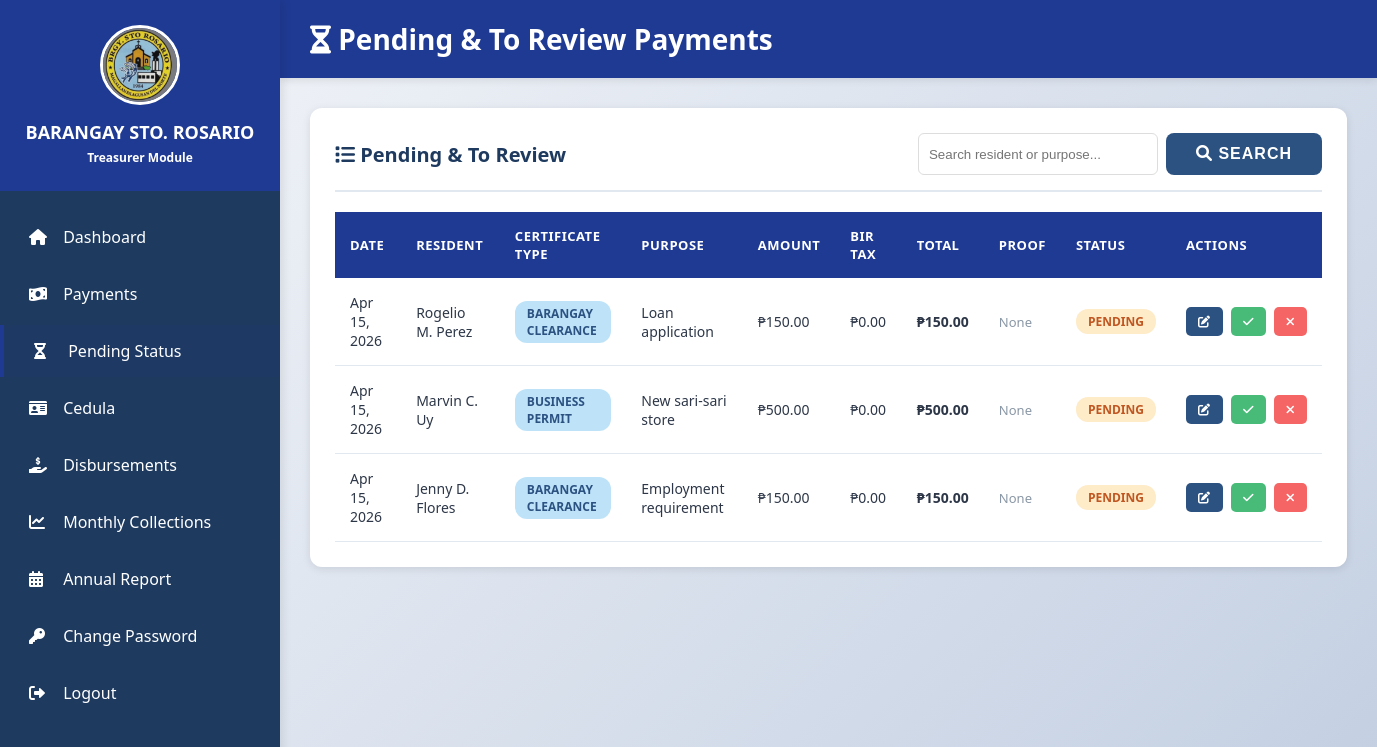
/treasurer/pending_payments/list.php (signed in), run on the app's committed database.
### tables this page shows
CREATE TABLE IF NOT EXISTS payment_status (
    id INT AUTO_INCREMENT PRIMARY KEY,
    resident_id INT DEFAULT NULL,
    certificate_type VARCHAR(100) NOT NULL,
    purpose VARCHAR(255) NOT NULL,
    resident_fname VARCHAR(150) NOT NULL,
    payment_status VARCHAR(20) NOT NULL DEFAULT 'pending',
    rejection_remarks TEXT DEFAULT NULL,
    rejected_at DATETIME DEFAULT NULL,
    amount DECIMAL(10, 2) NOT NULL,
    bir_tax DECIMAL(10, 2) DEFAULT 0,
    proof_path VARCHAR(255) DEFAULT NULL,
    proof_uploaded_at DATETIME DEFAULT NULL,
    created_at TIMESTAMP DEFAULT CURRENT_TIMESTAMP
);

### treasurer/pending_payments/list.php (the view, shortened to what this page needs)
<?php
include "../../config/database.php";
$searchQuery = isset($_GET['search']) ? trim($_GET['search']) : "";
if ($searchQuery !== "") {
    $searchParam = "%{$searchQuery}%";
    $stmt = $conn->prepare("
        SELECT * FROM payment_status
        WHERE payment_status IN ('pending', 'to_review')
            AND (
                resident_fname LIKE ?
                OR certificate_type LIKE ?
                OR purpose LIKE ?
            )
        ORDER BY created_at DESC, id DESC
    ");
    $stmt->bind_param("sss", $searchParam, $searchParam, $searchParam);
    $stmt->execute();
    $result = $stmt->get_result();
} else {
    $result = $conn->query("
        SELECT * FROM payment_status
        WHERE payment_status IN ('pending', 'to_review')
        ORDER BY created_at DESC, id DESC
    ");
}
?>
<!DOCTYPE html>
<html lang="en">
<head>
    <link rel="stylesheet" href="../../assets/css/style.css">
    <link rel="stylesheet" href="https://cdnjs.cloudflare.com/ajax/libs/font-awesome/6.0.0/css/all.min.css">
</head>
<body>
    <div class="dashboard-container">
        <aside class="sidebar">
            <div class="sidebar-header">
                <img src="../../assets/images/logo.jpg" alt="Barangay Logo"
                    style="width: 80px; height: 80px; border-radius: 50%; margin-bottom: 10px; border: 3px solid #ffffff;">
                <h2>BARANGAY STO. ROSARIO</h2>
                <p>Treasurer Module</p>
            </div>
            <ul class="sidebar-menu">
                <li><a href="../dashboard.php"><i class="fas fa-home"></i> Dashboard</a></li>
                <li><a href="../payments/list.php"><i class="fas fa-money-bill-wave"></i> Payments</a></li>
                <li><a href="list.php" class="active"><i class="fas fa-hourglass-half"></i> Pending Status</a></li>
                <li><a href="../cedula/list.php"><i class="fas fa-id-card"></i> Cedula</a></li>
                <li><a href="../disbursement/list.php"><i class="fas fa-hand-holding-usd"></i> Disbursements</a></li>
                <li><a href="../collections/monthly.php"><i class="fas fa-chart-line"></i> Monthly Collections</a></li>
                <li><a href="../collections/annual.php"><i class="fas fa-calendar-alt"></i> Annual Report</a></li>
                <li><a href="../change_password.php"><i class="fas fa-key"></i> Change Password</a></li>
                <li><a href="../../logout.php"><i class="fas fa-sign-out-alt"></i> Logout</a></li>
            </ul>
        </aside>
        <main class="main-content">
            <div class="content-header">
                <h1><i class="fas fa-hourglass-half"></i> Pending & To Review Payments</h1>
            </div>
            <div class="content-body">
                <div class="card">
                    <div class="card-header"
                        style="display: flex; justify-content: space-between; align-items: center; gap: 12px;">
                        <h3><i class="fas fa-list"></i> Pending & To Review</h3>
                        <form method="GET" action="list.php" style="display: flex; gap: 8px;">
                            <input type="text" name="search" placeholder="Search resident or purpose..."
                                value="<?= htmlspecialchars($searchQuery) ?>"
                                style="padding: 8px 10px; border: 1px solid #ddd; border-radius: 6px; min-width: 240px;">
                            <button type="submit" class="btn btn-secondary">
                                <i class="fas fa-search"></i> Search
                            </button>
                        </form>
                    </div>
                    <div class="table-responsive">
                        <table>
                            <thead>
                                <tr>
                                    <th>Date</th>
                                    <th>Resident</th>
                                    <th>Certificate Type</th>
                                    <th>Purpose</th>
                                    <th>Amount</th>
                                    <th>BIR Tax</th>
                                    <th>Total</th>
                                    <th>Proof</th>
                                    <th>Status</th>
                                    <th>Actions</th>
                                </tr>
                            </thead>
                            <tbody>
                                <?php if ($result && $result->num_rows > 0): ?>
                                <?php while ($row = $result->fetch_assoc()): ?>
                                <?php
                                    if ($row['payment_status'] === 'rejected') {
                                        $statusText = 'Rejected';
                                        $statusClass = 'badge-danger';
                                    } else {
                                        $statusText = $row['payment_status'] === 'to_review' ? 'To Review' : 'Pending';
                                        $statusClass = $row['payment_status'] === 'to_review' ? 'badge-review' : 'badge-warning';
                                    }
                                    ?>
                                <tr>
                                    <td><?= date('M d, Y', strtotime($row['created_at'])) ?>
                                    </td>
                                    <td><?= htmlspecialchars($row['resident_fname']) ?>
                                    </td>
                                    <td><span
                                            class="badge badge-info"><?= htmlspecialchars($row['certificate_type']) ?></span>
                                    </td>
                                    <td><?= htmlspecialchars($row['purpose']) ?>
                                    </td>
                                    <td>₱<?= number_format($row['amount'], 2) ?>
                                    </td>
                                    <td>₱<?= number_format($row['bir_tax'], 2) ?>
                                    </td>
                                    <td><strong>₱<?= number_format($row['amount'] + $row['bir_tax'], 2) ?></strong>
                                    </td>
                                    <td>
                                        <?php if (!empty($row['proof_path'])): ?>
                                        <a class="btn btn-sm btn-secondary"
                                            href="../../<?= htmlspecialchars($row['proof_path']) ?>"
                                            target="_blank" title="View Proof">
                                            <i class="fas fa-receipt"></i>
                                        </a>
                                        <?php else: ?>
                                        <span class="text-muted">None</span>
                                        <?php endif; ?>
                                    </td>
                                    <td><span
                                            class="badge <?= $statusClass ?>"><?= $statusText ?></span>
                                    </td>
                                    <td>
                                        <div class="action-buttons">
                                            <a class="btn btn-sm btn-secondary"
                                                href="edit.php?id=<?= $row['id'] ?>">
                                                <i class="fas fa-edit"></i>
                                            </a>
                                            <button class="btn btn-sm btn-success"
                                                onclick="confirmPaid(<?= $row['id'] ?>, this)">
                                                <i class="fas fa-check"></i>
                                            </button>
                                            <button class="btn btn-sm btn-danger"
                                                onclick="confirmReject(<?= $row['id'] ?>, this)">
                                                <i class="fas fa-times"></i>
                                            </button>
                                        </div>
                                    </td>
                                </tr>
                                <?php endwhile; ?>
                                <?php endif; ?>
                            </tbody>
                        </table>
                    </div>
                </div>
            </div>
        </main>
    </div>
</body>
</html>

### assets/css/style.css (style rules this page uses)
:root { --primary-yellow: #1f3a93; --dark-yellow: #1a3280; --primary-blue: #1e3a5f; --light-blue: #2c5282; --text-dark: #2d3748; --text-light: #4a5568; --white: #ffffff; --gray-light: #f7fafc; --gray-border: #e2e8f0; --success: #48bb78; --danger: #f56565; --warning: #ed8936; }
* { margin: 0; padding: 0; box-sizing: border-box; }
body { font-family: "Segoe UI", Tahoma, Geneva, Verdana, sans-serif; background: linear-gradient(135deg, #f5f7fa 0%, #c3cfe2 100%); min-height: 100vh; color: var(--text-dark); }
.btn { padding: 12px 30px; border: none; border-radius: 8px; font-size: 16px; font-weight: 600; cursor: pointer; transition: all 0.3s ease; text-transform: uppercase; letter-spacing: 1px; }
.btn-success { background: var(--success); color: var(--white); }
.btn-danger { background: var(--danger); color: var(--white); }
.btn-secondary { background: var(--light-blue); color: var(--white); }
.dashboard-container { min-height: 100vh; display: flex; }
.sidebar { width: 280px; background: var(--primary-blue); padding: 0; box-shadow: 2px 0 10px rgba(0, 0, 0, 0.1); position: fixed; height: 100vh; overflow-y: auto; }
.sidebar-header { background: var(--primary-yellow); padding: 25px 20px; text-align: center; }
.sidebar-header h2 { color: var(--white); font-size: 18px; font-weight: 700; margin-bottom: 5px; }
.sidebar-header p { color: var(--white); font-size: 12px; font-weight: 600; }
.sidebar-menu { list-style: none; padding: 20px 0; }
.sidebar-menu li { margin-bottom: 5px; }
.sidebar-menu a { display: block; padding: 15px 25px; color: var(--white); text-decoration: none; transition: all 0.3s ease; border-left: 4px solid transparent; }
.sidebar-menu a:hover, .sidebar-menu a.active { background: rgba(31, 58, 147, 0.1); border-left-color: var(--primary-yellow); padding-left: 30px; }
.sidebar-menu a i { margin-right: 10px; width: 20px; }
.main-content { margin-left: 280px; flex: 1; padding: 0; }
.content-header { background: var(--primary-yellow); padding: 20px 30px; box-shadow: 0 2px 8px rgba(0, 0, 0, 0.1); }
.content-header h1 { color: var(--white); font-size: 28px; font-weight: 700; }
.content-body { padding: 30px; }
.card { background: var(--white); border-radius: 12px; padding: 25px; box-shadow: 0 2px 8px rgba(0, 0, 0, 0.1); margin-bottom: 25px; }
.card-header { border-bottom: 2px solid var(--gray-border); padding-bottom: 15px; margin-bottom: 20px; }
.card-header h3 { color: var(--primary-blue); font-size: 20px; font-weight: 600; }
.table-responsive { overflow-x: auto; margin-top: 20px; }
table { width: 100%; border-collapse: collapse; background: var(--white); }
thead { background: var(--primary-yellow); }
thead th { padding: 15px; text-align: left; font-weight: 600; color: var(--white); text-transform: uppercase; font-size: 13px; letter-spacing: 0.5px; }
tbody tr { border-bottom: 1px solid var(--gray-border); transition: background 0.2s ease; }
tbody td { padding: 15px; color: var(--text-dark); font-size: 14px; }
.action-buttons { display: flex; gap: 8px; }
.btn-sm { padding: 6px 12px; font-size: 12px; border-radius: 5px; }
.badge { display: inline-block; padding: 4px 12px; border-radius: 12px; font-size: 12px; font-weight: 600; text-transform: uppercase; }
.badge-warning { background: #feebc8; color: #c05621; }
.badge-info { background: #bee3f8; color: #2c5282; }
.text-muted { color: #8a97a6; font-size: 13px; }

### data on the page
payment_status: created_at "Apr 15, 2026", resident_fname "Rogelio M. Perez", certificate_type "BARANGAY CLEARANCE", purpose "Loan application", amount "150.00", bir_tax "0.00", $row['amount'] + $row['bir_tax'] "150.00", shows "None", payment_status "PENDING"
payment_status: created_at "Apr 15, 2026", resident_fname "Marvin C. Uy", certificate_type "BUSINESS PERMIT", purpose "New sari-sari store", amount "500.00", bir_tax "0.00", $row['amount'] + $row['bir_tax'] "500.00", shows "None", payment_status "PENDING"
payment_status: created_at "Apr 15, 2026", resident_fname "Jenny D. Flores", certificate_type "BARANGAY CLEARANCE", purpose "Employment requirement", amount "150.00", bir_tax "0.00", $row['amount'] + $row['bir_tax'] "150.00", shows "None", payment_status "PENDING"
